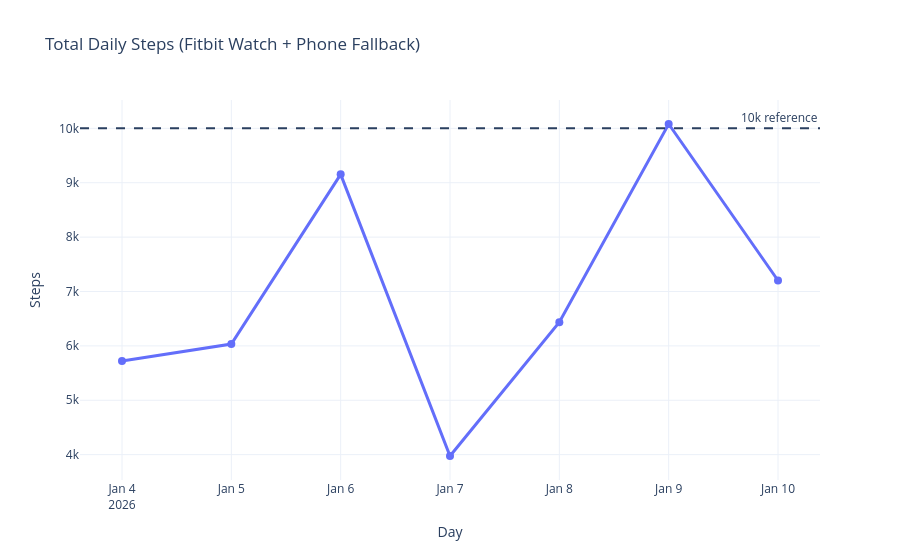
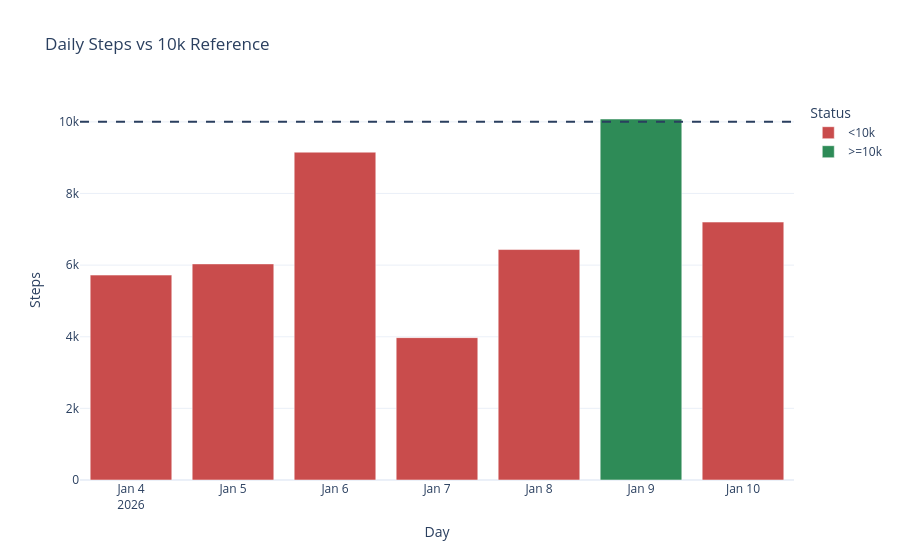
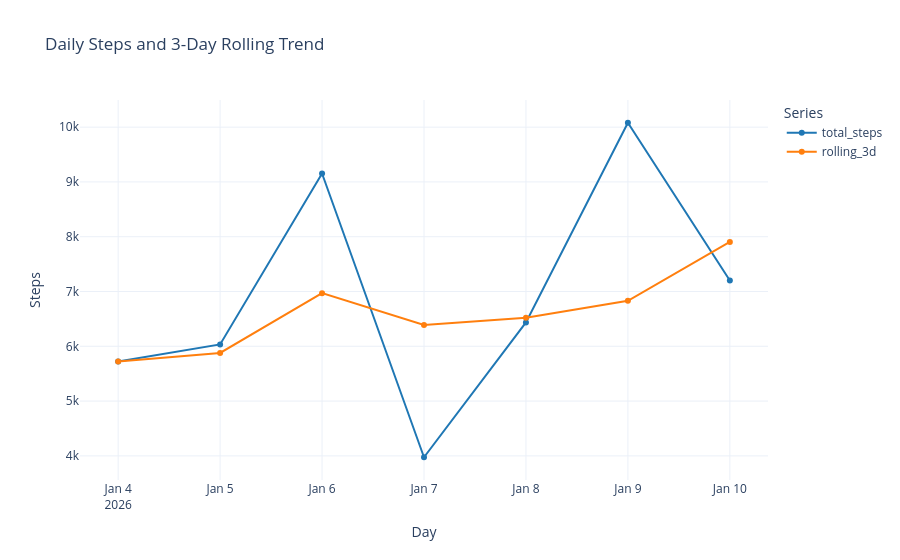

Notebook source saved alongside these figures, in order:
### Code cell
avg_steps = int(df['total_steps'].mean())
best_idx = df['total_steps'].idxmax()
worst_idx = df['total_steps'].idxmin()
fallback_days = (df['source_used'] == 'pixel_phone_fallback').sum()

print(f"Average daily steps: {avg_steps:,}")
print(f"Best day: {df.loc[best_idx, 'day'].date()} ({int(df.loc[best_idx, 'total_steps']):,})")
print(f"Lowest day: {df.loc[worst_idx, 'day'].date()} ({int(df.loc[worst_idx, 'total_steps']):,})")
print(f"Days using phone fallback: {fallback_days}")

# 1) Total daily steps trend
fig = px.line(
    df,
    x='day',
    y='total_steps',
    markers=True,
    title='Total Daily Steps (Fitbit Watch + Phone Fallback)'
)
fig.update_traces(line=dict(width=3), marker=dict(size=8), hovertemplate='Date: %{x}<br>Steps: %{y:,.0f}<extra></extra>')
fig.add_hline(y=10000, line_dash='dash', annotation_text='10k reference')
fig.update_layout(template='plotly_white', xaxis_title='Day', yaxis_title='Steps', hovermode='x unified')
fig.show()

# 2) Bar view with target coloring
bar_df = df.copy()
bar_df['target_flag'] = bar_df['total_steps'].apply(lambda v: '>=10k' if v >= 10000 else '<10k')
fig2 = px.bar(
    bar_df,
    x='day',
    y='total_steps',
    color='target_flag',
    color_discrete_map={'>=10k': '#2E8B57', '<10k': '#C94C4C'},
    title='Daily Steps vs 10k Reference'
)
fig2.add_hline(y=10000, line_dash='dash')
fig2.update_layout(template='plotly_white', xaxis_title='Day', yaxis_title='Steps', legend_title='Status')
fig2.show()

# 3) Actual vs smoothed trend
trend_df = df.melt(id_vars='day', value_vars=['total_steps', 'rolling_3d'], var_name='series', value_name='steps')
fig3 = px.line(
    trend_df,
    x='day',
    y='steps',
    color='series',
    markers=True,
    title='Daily Steps and 3-Day Rolling Trend',
    color_discrete_map={'total_steps': '#1f77b4', 'rolling_3d': '#ff7f0e'}
)
fig3.update_layout(template='plotly_white', xaxis_title='Day', yaxis_title='Steps', legend_title='Series', hovermode='x unified')
fig3.show()

### Figure 1 — Plotly figure (JSON) as saved in the notebook; plotly's stock layout.template omitted (floating-point values rounded to 4 significant figures)
{"data": [{"hovertemplate": "Date: %{x}<br>Steps: %{y:,.0f}<extra></extra>", "legendgroup": "", "line": {"color": "#636efa", "dash": "solid", "width": 3}, "marker": {"size": 8, "symbol": "circle"}, "mode": "lines+markers", "name": "", "orientation": "v", "showlegend": false, "type": "scatter", "x": ["2026-01-04T00:00:00", "2026-01-05T00:00:00", "2026-01-06T00:00:00", "2026-01-07T00:00:00", "2026-01-08T00:00:00", "2026-01-09T00:00:00", "2026-01-10T00:00:00"], "xaxis": "x", "y": [5722, 6034, 9154, 3975, 6435, 10080, 7202], "yaxis": "y"}], "layout": {"annotations": [{"showarrow": false, "text": "10k reference", "x": 1, "xanchor": "right", "xref": "x domain", "y": 10000, "yanchor": "bottom", "yref": "y"}], "hovermode": "x unified", "legend": {"tracegroupgap": 0}, "shapes": [{"line": {"dash": "dash"}, "type": "line", "x0": 0, "x1": 1, "xref": "x domain", "y0": 10000, "y1": 10000, "yref": "y"}], "title": {"text": "Total Daily Steps (Fitbit Watch + Phone Fallback)"}, "xaxis": {"anchor": "y", "domain": [0, 1], "title": {"text": "Day"}}, "yaxis": {"anchor": "x", "domain": [0, 1], "title": {"text": "Steps"}}}}

### Figure 2 — Plotly figure (JSON) as saved in the notebook; plotly's stock layout.template omitted (floating-point values rounded to 4 significant figures)
{"data": [{"hovertemplate": "target_flag=<10k<br>day=%{x}<br>total_steps=%{y}<extra></extra>", "legendgroup": "<10k", "marker": {"color": "#C94C4C", "pattern": {"shape": ""}}, "name": "<10k", "orientation": "v", "showlegend": true, "textposition": "auto", "type": "bar", "x": ["2026-01-04T00:00:00", "2026-01-05T00:00:00", "2026-01-06T00:00:00", "2026-01-07T00:00:00", "2026-01-08T00:00:00", "2026-01-10T00:00:00"], "xaxis": "x", "y": [5722, 6034, 9154, 3975, 6435, 7202], "yaxis": "y"}, {"hovertemplate": "target_flag=>=10k<br>day=%{x}<br>total_steps=%{y}<extra></extra>", "legendgroup": ">=10k", "marker": {"color": "#2E8B57", "pattern": {"shape": ""}}, "name": ">=10k", "orientation": "v", "showlegend": true, "textposition": "auto", "type": "bar", "x": ["2026-01-09T00:00:00"], "xaxis": "x", "y": [10080], "yaxis": "y"}], "layout": {"barmode": "relative", "legend": {"title": {"text": "Status"}, "tracegroupgap": 0}, "shapes": [{"line": {"dash": "dash"}, "type": "line", "x0": 0, "x1": 1, "xref": "x domain", "y0": 10000, "y1": 10000, "yref": "y"}], "title": {"text": "Daily Steps vs 10k Reference"}, "xaxis": {"anchor": "y", "domain": [0, 1], "title": {"text": "Day"}}, "yaxis": {"anchor": "x", "domain": [0, 1], "title": {"text": "Steps"}}}}

### Figure 3 — Plotly figure (JSON) as saved in the notebook; plotly's stock layout.template omitted (floating-point values rounded to 4 significant figures)
{"data": [{"hovertemplate": "series=total_steps<br>day=%{x}<br>steps=%{y}<extra></extra>", "legendgroup": "total_steps", "line": {"color": "#1f77b4", "dash": "solid"}, "marker": {"symbol": "circle"}, "mode": "lines+markers", "name": "total_steps", "orientation": "v", "showlegend": true, "type": "scatter", "x": ["2026-01-04T00:00:00", "2026-01-05T00:00:00", "2026-01-06T00:00:00", "2026-01-07T00:00:00", "2026-01-08T00:00:00", "2026-01-09T00:00:00", "2026-01-10T00:00:00"], "xaxis": "x", "y": [5722.0, 6034.0, 9154.0, 3975.0, 6435.0, 10080.0, 7202.0], "yaxis": "y"}, {"hovertemplate": "series=rolling_3d<br>day=%{x}<br>steps=%{y}<extra></extra>", "legendgroup": "rolling_3d", "line": {"color": "#ff7f0e", "dash": "solid"}, "marker": {"symbol": "circle"}, "mode": "lines+markers", "name": "rolling_3d", "orientation": "v", "showlegend": true, "type": "scatter", "x": ["2026-01-04T00:00:00", "2026-01-05T00:00:00", "2026-01-06T00:00:00", "2026-01-07T00:00:00", "2026-01-08T00:00:00", "2026-01-09T00:00:00", "2026-01-10T00:00:00"], "xaxis": "x", "y": [5722.0, 5878.0, 6970.0, 6388.0, 6521.0, 6830.0, 7906.0], "yaxis": "y"}], "layout": {"hovermode": "x unified", "legend": {"title": {"text": "Series"}, "tracegroupgap": 0}, "title": {"text": "Daily Steps and 3-Day Rolling Trend"}, "xaxis": {"anchor": "y", "domain": [0, 1], "title": {"text": "Day"}}, "yaxis": {"anchor": "x", "domain": [0, 1], "title": {"text": "Steps"}}}}
